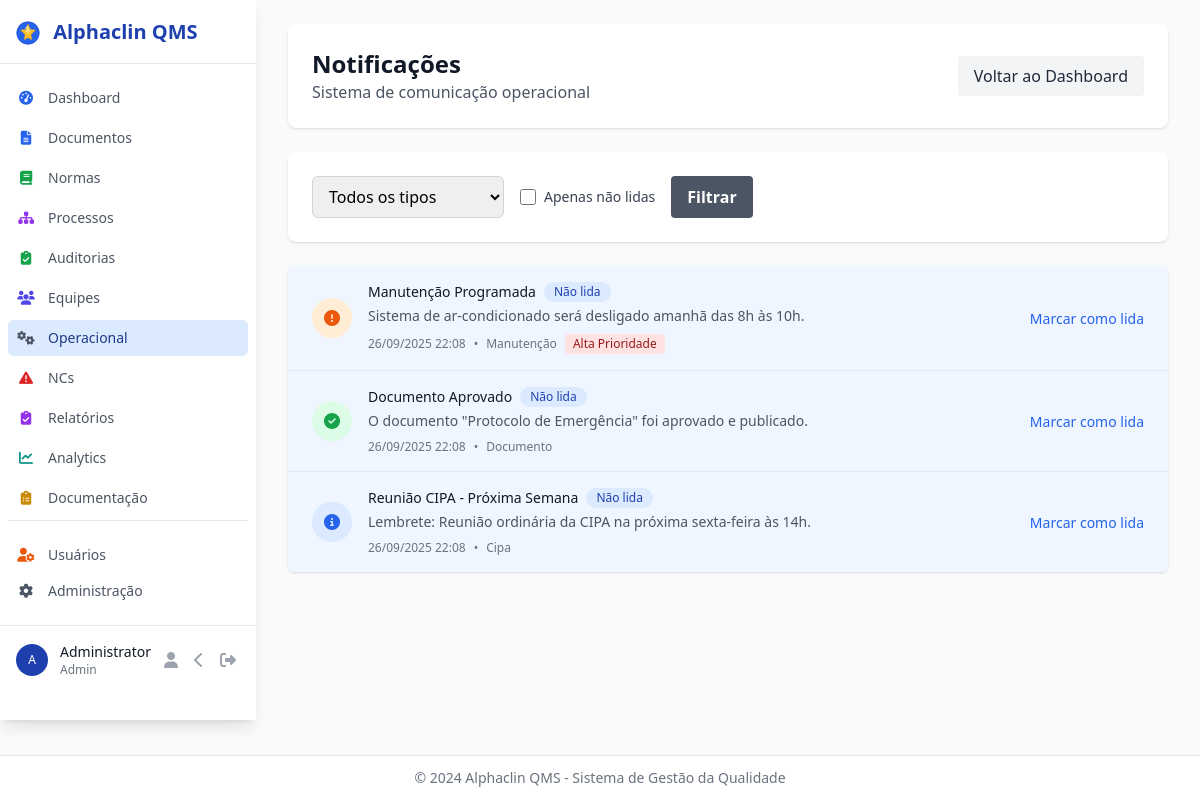
/operational/notifications (signed in), run on an earlier commit of the app's database.
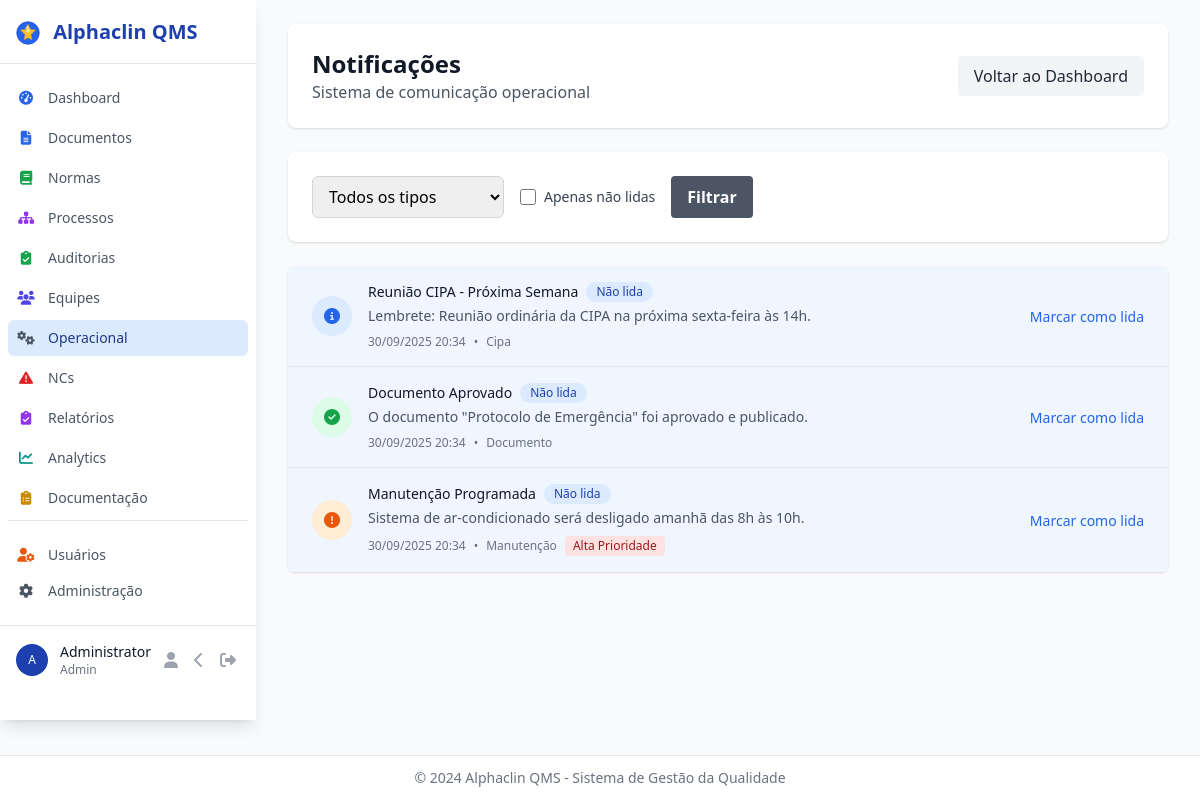
And on a later commit of the database.
### models.py (models this page shows)
class Notification(db.Model):
    __tablename__ = 'notifications'
    id = db.Column(db.Integer, primary_key=True)
    title = db.Column(db.String(255), nullable=False)
    message = db.Column(db.Text, nullable=False)
    type = db.Column(db.Enum(NotificationType), default=NotificationType.INFO)
    recipient_id = db.Column(db.Integer, db.ForeignKey('users.id'))
    team_id = db.Column(db.Integer, db.ForeignKey('teams.id'))  # Para notificações de equipe
    is_read = db.Column(db.Boolean, default=False)
    read_at = db.Column(db.DateTime)
    priority = db.Column(db.String(20), default='normal')  # low, normal, high, urgent
    category = db.Column(db.String(100))  # sistema, documento, auditoria, etc.
    action_url = db.Column(db.String(500))  # Link para ação
    created_at = db.Column(db.DateTime, default=datetime.utcnow)
    expires_at = db.Column(db.DateTime)  # Data de expiração
    recipient = db.relationship('User', backref='notifications')
    team = db.relationship('Team', backref='notifications')

### blueprints/operational.py (the view)
@operational_bp.route('/notifications')
@login_required
def notifications_index():
    page = request.args.get('page', 1, type=int)
    type_filter = request.args.get('type')
    unread_only = request.args.get('unread', 'false') == 'true'
    query = Notification.query.filter(
        (Notification.recipient_id == current_user.id) |
        (Notification.team_id.in_([t.id for t in current_user.teams]))
    )
    if type_filter:
        query = query.filter_by(type=NotificationType(type_filter))
    if unread_only:
        query = query.filter_by(is_read=False)
    notifications = query.order_by(Notification.created_at.desc()).paginate(page=page, per_page=20)
    return render_template('operational/notifications/index.html', notifications=notifications)

### blueprints/operational.py (called while the page is built)
@operational_bp.context_processor
def inject_datetime():
    return {'datetime': datetime}

### templates/operational/notifications/index.html (shortened to what the changed rows need)
{% extends "base.html" %}
{% block content %}
<div class="space-y-6">
    <div class="bg-white shadow rounded-lg p-6">
        <div class="flex items-center justify-between">
            <div>
                <h1 class="text-2xl font-bold text-gray-900">Notificações</h1>
            </div>
        </div>
    </div>
    <div class="bg-white shadow overflow-hidden sm:rounded-md">
        <ul class="divide-y divide-gray-200">
            {% for notification in notifications.items %}
            <li class="{% if not notification.is_read %}bg-blue-50{% endif %}">
                <div class="px-4 py-4 sm:px-6">
                    <div class="flex items-center justify-between">
                        <div class="flex items-center">
                            <div class="flex-shrink-0 h-10 w-10">
                                <div class="h-10 w-10 rounded-full flex items-center justify-center
                                    {% if notification.type.value == 'urgent' %}bg-red-100
                                    {% elif notification.type.value == 'warning' %}bg-orange-100
                                    {% elif notification.type.value == 'success' %}bg-green-100
                                    {% else %}bg-blue-100{% endif %}">
                                    <i class="fas
                                        {% if notification.type.value == 'urgent' %}fa-exclamation-triangle text-red-600
                                        {% elif notification.type.value == 'warning' %}fa-exclamation-circle text-orange-600
                                        {% elif notification.type.value == 'success' %}fa-check-circle text-green-600
                                        {% else %}fa-info-circle text-blue-600{% endif %}"></i>
                                </div>
                            </div>
                            <div class="ml-4 flex-1">
                                <div class="flex items-center">
                                    <h3 class="text-sm font-medium text-gray-900">{{ notification.title }}</h3>
                                    {% if not notification.is_read %}
                                    <span class="ml-2 inline-flex items-center px-2.5 py-0.5 rounded-full text-xs font-medium bg-blue-100 text-blue-800">
                                        Não lida
                                    </span>
                                    {% endif %}
                                </div>
                                <p class="text-sm text-gray-600 mt-1">{{ notification.message }}</p>
                                <div class="flex items-center mt-2 text-xs text-gray-500">
                                    <span>{{ notification.created_at.strftime('%d/%m/%Y %H:%M') }}</span>
                                    <span class="mx-2">•</span>
                                    <span>{{ notification.category|title }}</span>
                                    {% if notification.priority == 'high' %}
                                    <span class="ml-2 inline-flex items-center px-2 py-0.5 rounded text-xs font-medium bg-red-100 text-red-800">
                                        Alta Prioridade
                                    </span>
                                    {% endif %}
                                </div>
                            </div>
                        </div>
                        <div class="flex items-center space-x-2">
                            {% if not notification.is_read %}
                            <form method="POST" action="{{ url_for('operational.notifications_mark_read', id=notification.id) }}" class="inline">
                                <button type="submit" class="text-blue-600 hover:text-blue-900 text-sm font-medium">
                                    Marcar como lida
                                </button>
                            </form>
                            {% endif %}
                        </div>
                    </div>
                </div>
            </li>
            {% endfor %}
        </ul>
    </div>
</div>
{% endblock %}

What changed in the data, as far as the page shows it:
changed Notification "Reunião CIPA - Próxima Semana": created_at "26/09/2025 22:08" → "30/09/2025 20:34"; moves up the list
changed Notification "Documento Aprovado": created_at "26/09/2025 22:08" → "30/09/2025 20:34"; moves down the list
changed Notification "Manutenção Programada": created_at "26/09/2025 22:08" → "30/09/2025 20:34"
